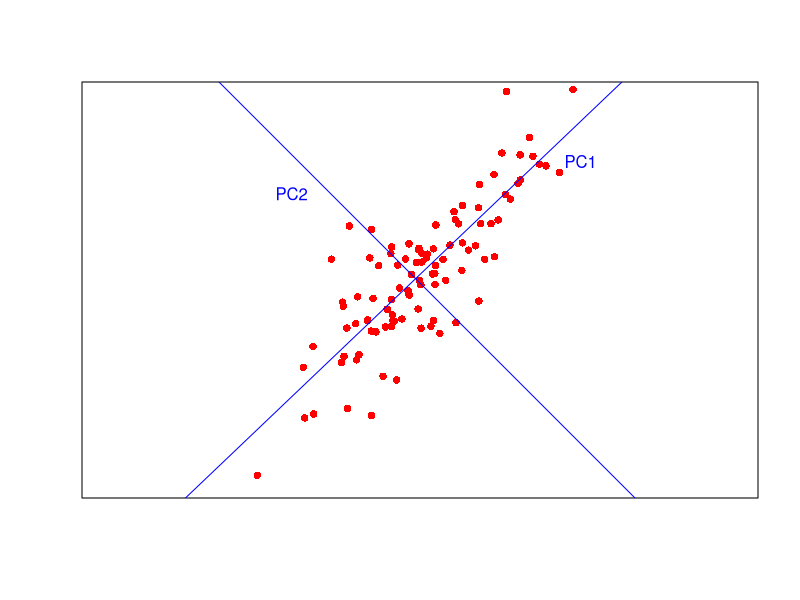
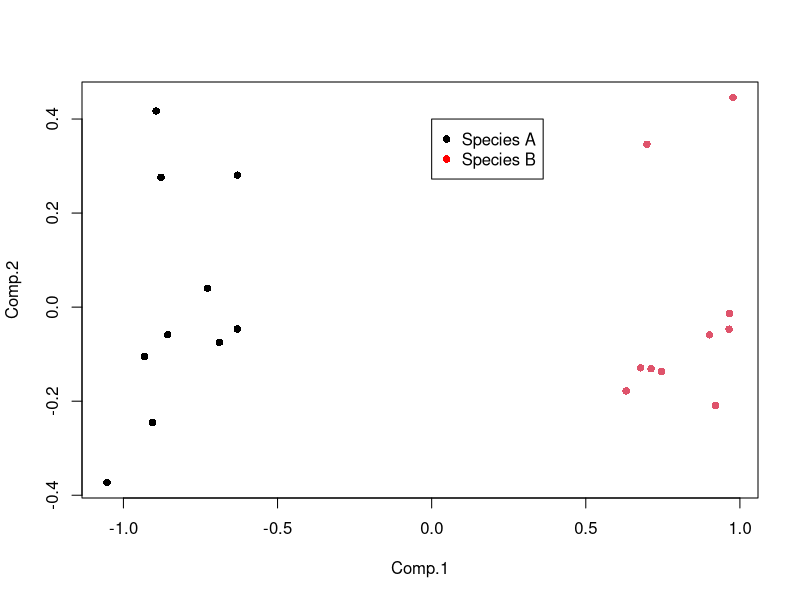
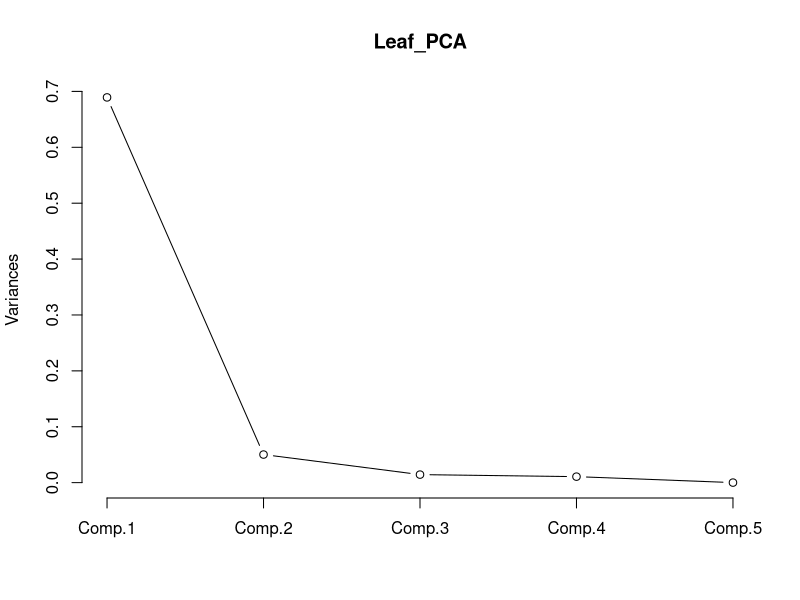
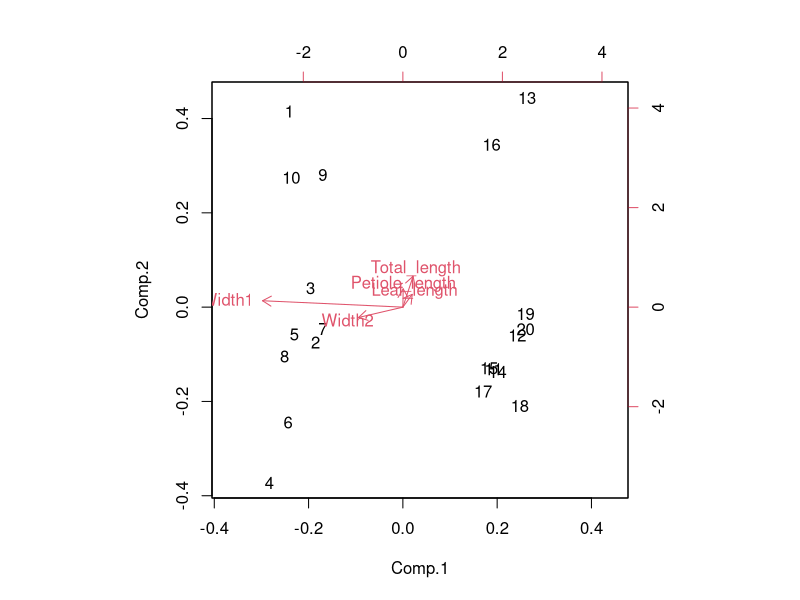
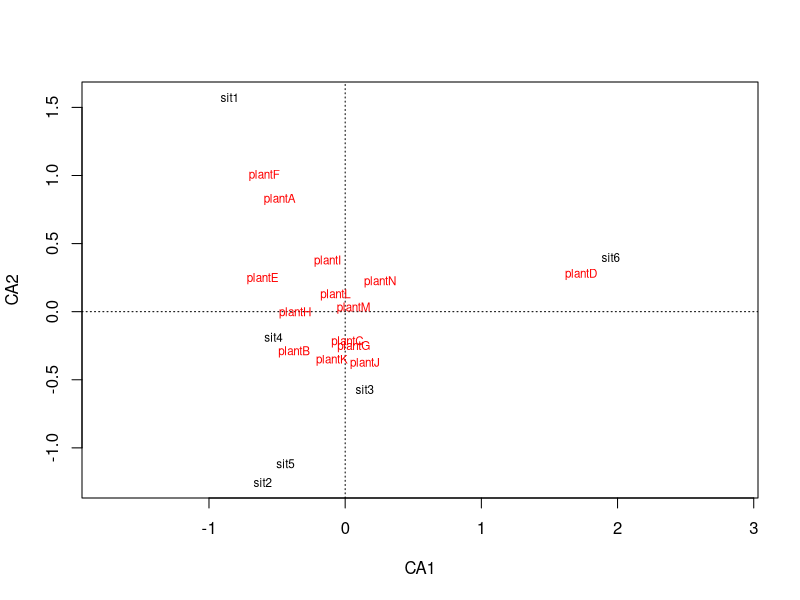
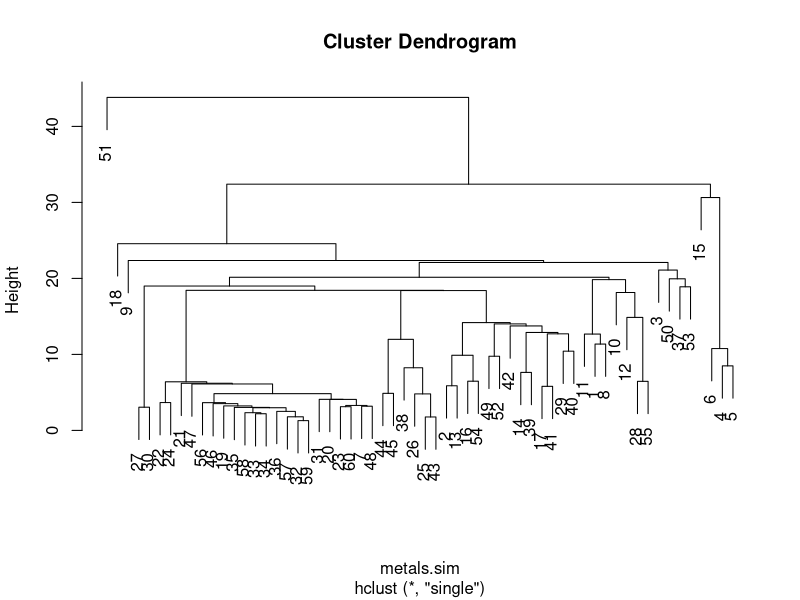

Write R code to recreate these figures, in order.
## ---- chunk 1
#| echo: false
#| fig-width: 5
#| fig-height: 5
x <- rnorm(100, mean = 30, sd = 10)
y <- x + rnorm(100, mean = 4, sd = 6)
plot(y ~ x, pch = 16, col = "red", xlab = "", ylab = "", xlim = c(0, 60), ylim = c(0, 60), xaxt = "n", yaxt = "n", asp = 1)
fit <- lm(y ~ x)
b1 <- fit$coefficients[1]
a1 <- fit$coefficients[2]
abline(fit, col = "blue")
x0 <- median(x)
y0 <- predict(fit, list(x = x0))
x1 <- x0 - 5
b2 <- 2 * a1 * x0 + b1
y1 <- -a1 * x1 + b2
abline(b2, -1, col = "blue")
text(55, 50, "PC1", col = "blue")
text(10, 45, "PC2", col = "blue")
## ---- chunk 2
Leaf_shape <- read.csv(file = "data/leafshape.csv", header = TRUE)
## ---- chunk 3
Species <- Leaf_shape$Species
Leaf_data <- Leaf_shape[, 2:6]
## ---- chunk 4
Leaf_PCA <- princomp(Leaf_data)
## ---- chunk 5
plot(Leaf_PCA$scores, pch = 16, col = as.factor(Species))
legend(0, 0.4, c("Species A", "Species B"), pch = 16, col = c("black", "red"))
## ---- chunk 6
summary(Leaf_PCA)
## ---- chunk 7
screeplot(Leaf_PCA, type = "lines")
## ---- chunk 8
loadings(Leaf_PCA)
## ---- chunk 9
biplot(Leaf_PCA)
## ---- chunk 10
#| echo: true
#| eval: true
wood <- read.csv(file = "data/wooddata.csv", header = TRUE)
## ---- chunk 11
#| echo: true
#| eval: true
library(vegan)
## ---- chunk 12
#| echo: false
#| eval: true
ca_wood <- cca(wood[,2:15])
## ---- chunk 13
plot(ca_wood)
## ---- chunk 14
#| echo: false
#| eval: true
metal <- read.csv(file = "data/harbourmetals.csv", header = TRUE)
## ---- chunk 15
metalsOnly <- metal[, 4:8]
## ---- chunk 16
metals.sim <- dist(metalsOnly, method = "euclidean")
## ---- chunk 17
metals.cluster <- hclust(metals.sim, method = "single")
## ---- chunk 18
plot(metals.cluster)
## ---- chunk 19
rownames(metalsOnly) <- metal$Rep
